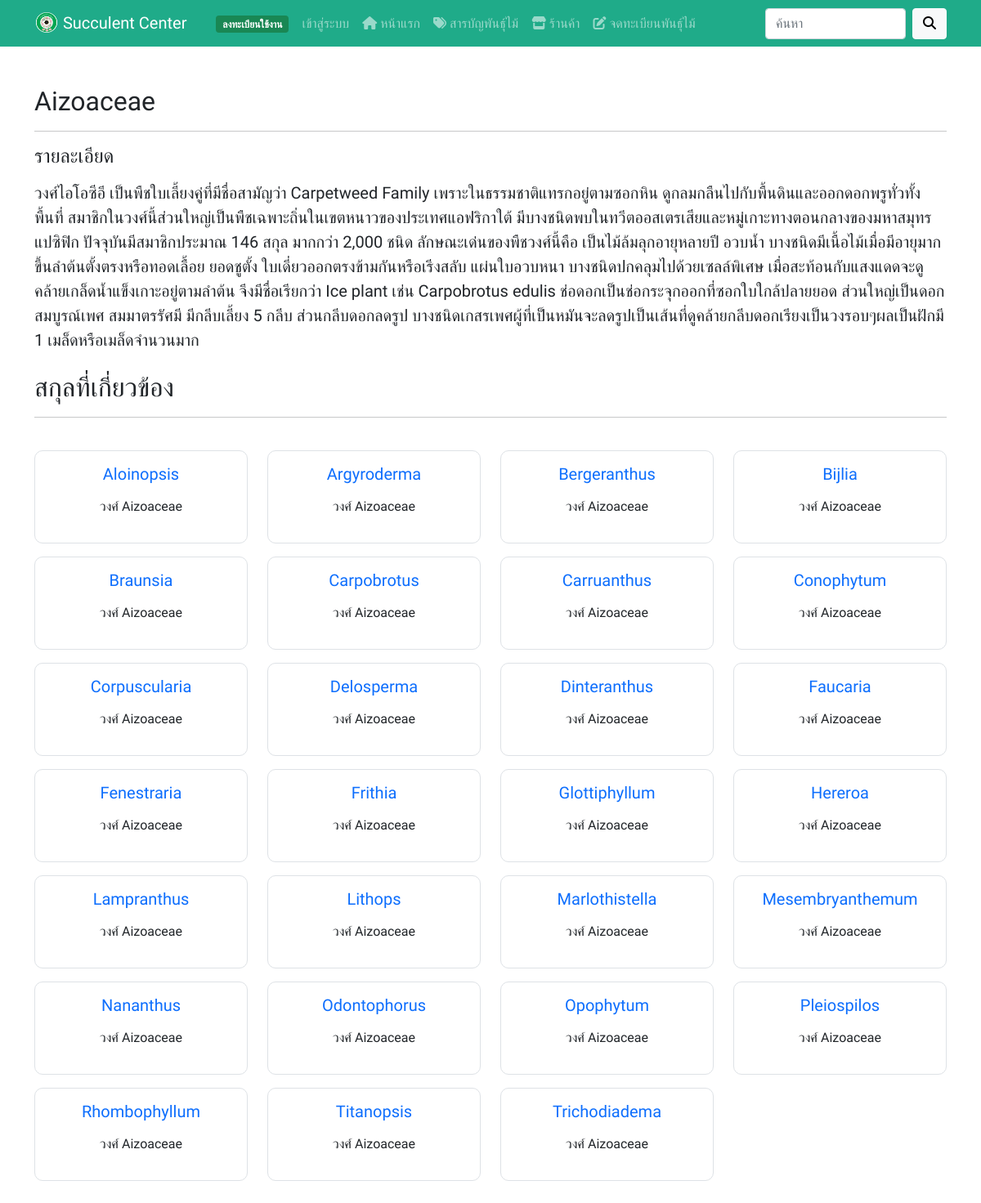
The app's page /plantsfamilyview.php?id=7 with its own data.
### tables this page shows
CREATE TABLE `plantsfamily` (
  `plantsfamily_id` int NOT NULL COMMENT 'หมายเลขกำกับวงศ์',
  `plantsfamily_name` varchar(255) NOT NULL COMMENT 'ชื่อวงศ์',
  `plantsfamily_detail` text NOT NULL COMMENT 'รายละเอียด',
  `plantsfamily_timestamp` timestamp NOT NULL DEFAULT CURRENT_TIMESTAMP COMMENT 'ประทับเวลาวงศ์'
);

CREATE TABLE `plantsgroup` (
  `plantsgroup_id` int NOT NULL COMMENT 'หมายเลขกำกับสกุล',
  `plantsgroup_name` varchar(255) NOT NULL COMMENT 'ชื่อสกุล',
  `plantsgroup_detail` text NOT NULL COMMENT 'รายละเอียด',
  `plantsgroup_type` text NOT NULL COMMENT 'ลักษณะทั่วไป',
  `plantsfamily_name` varchar(255) NOT NULL COMMENT 'ชื่อวงศ์',
  `plantsgroup_timestamp` timestamp NOT NULL DEFAULT CURRENT_TIMESTAMP COMMENT 'ประทับเวลาสกุล'
);

### plantsfamilyview.php (the view, shortened to what this page needs)
<?php include_once("./config/db.php"); ?>
<?php include_once("./components/head.php"); ?>
<?php include_once("./components/nav-bar.php"); ?>
<div class="container my-5">
    <?php
    $id = $_GET['id'];
    $stmt = $conn->query("SELECT * FROM plantsfamily WHERE plantsfamily_id = $id");
    $stmt->execute();
    $plantsfamily = $stmt->fetch();
    ?>
    <h2><?= $plantsfamily['plantsfamily_name'] ?></h2>
    <hr>
    <h4 class="mb-3">รายละเอียด</h4>
    <div class="fs-5">
        <?= $plantsfamily['plantsfamily_detail'] ?>
    </div>
    <br>
    <h2>สกุลที่เกี่ยวข้อง</h2>
    <hr>
    <br>
    <?php
    $plantsfamilyName = $plantsfamily['plantsfamily_name'];
    $stmt = $conn->query("SELECT * FROM plantsgroup WHERE plantsfamily_name = '$plantsfamilyName' ORDER BY plantsgroup_name ASC");
    $stmt->execute();
    $plantsgroups = $stmt->fetchAll();
    if (!$plantsgroups) {
        echo 'ไม่มีข้อมูล';
    } else {
    ?>
        <div class="row">
            <?php foreach ($plantsgroups as $plantsgroup) { ?>
                <div class="col-lg-3 col-md-4 col-sm-12 mb-3">
                    <div class="border m-auto pb-3 h-100" style="border-radius: 10px;">
                        <div class="h5 my-3 mx-3 text-center">
                            <a href="./plantsgroupview.php?id=<?= $plantsgroup['plantsgroup_id'] ?>" style="text-decoration: none;"><?= $plantsgroup['plantsgroup_name'] ?></a>
                        </div>
                        <div class="mb-3 mx-3 text-center">วงศ์ <?= $plantsgroup['plantsfamily_name'] ?></div>
                    </div>
                </div>
            <?php } ?>
        </div>
    <?php
    }
    ?>
    <?php include_once("./components/footer.php"); ?>

### components/head.php (style rules this page uses)
body { font-family: 'Kanit', sans-serif; }

### records on screen
plantsfamily: plantsfamily_name "Aizoaceae", plantsfamily_detail "วงศ์ไอโอซีอี เป็นพืชใบเลี้ยงคู่ที่มีชื่อสามัญว่า Carpetweed Family เพราะในธรรมชาติแทรกอยู่ตามซอกหิน ดูกลมกลืนไปกับพื้นดินและออกดอกพรูทั่วทั้งพื้นที่ สมาชิกในวงศ์นี้ส่วนใหญ่เป็นพืชเฉพาะถิ่นในเขตหนาวของประเทศแอฟริกาใต้ มีบางชนิดพบในทวีตออสเตรเสียและหมู่เกาะทางตอนกลางของมหาสมุทรแปซิฟิก ปัจจุบันมีสมาชิกประมาณ 146 สกุล มากกว่า 2,000 ชนิด ลักษณะเด่นของพืชวงศ์นี้คือ เป็นไม้ล้มลุกอายุหลายปี อวบน้ำ บางชนิดมีเนื้อไม้เมื่อมีอายุมากขึ้นลำต้นตั้งตรงหรือทอดเลื้อย ยอดชูตั้ง ใบเดี่ยวออกตรงข้ามกันหรือเรีงสลับ แผ่นใบอวบหนา บางชนิดปกคลุมไปด้วยเซลล์พิเศษ เมื่อสะท้อนกับแสงแดดจะดูคล้ายเกล็ดน้ำแข็งเกาะอยู่ตามลำต้น จึงมีชื่อเรียกว่า Ice plant เช่น Carpobrotus edulis ช่อดอกเป็นช่อกระจุกออกที่ซอกใบใกล้ปลายยอด…"
plantsgroup: plantsgroup_name "Aloinopsis", plantsfamily_name "Aizoaceae"
plantsgroup: plantsgroup_name "Argyroderma", plantsfamily_name "Aizoaceae"
plantsgroup: plantsgroup_name "Bergeranthus", plantsfamily_name "Aizoaceae"
plantsgroup: plantsgroup_name "Bijlia", plantsfamily_name "Aizoaceae"
plantsgroup: plantsgroup_name "Braunsia", plantsfamily_name "Aizoaceae"
plantsgroup: plantsgroup_name "Carpobrotus", plantsfamily_name "Aizoaceae"
plantsgroup: plantsgroup_name "Carruanthus", plantsfamily_name "Aizoaceae"
plantsgroup: plantsgroup_name "Conophytum", plantsfamily_name "Aizoaceae"
plantsgroup: plantsgroup_name "Corpuscularia", plantsfamily_name "Aizoaceae"
plantsgroup: plantsgroup_name "Delosperma", plantsfamily_name "Aizoaceae"
plantsgroup: plantsgroup_name "Dinteranthus", plantsfamily_name "Aizoaceae"
plantsgroup: plantsgroup_name "Faucaria", plantsfamily_name "Aizoaceae"
plantsgroup: plantsgroup_name "Fenestraria", plantsfamily_name "Aizoaceae"
plantsgroup: plantsgroup_name "Frithia", plantsfamily_name "Aizoaceae"
plantsgroup: plantsgroup_name "Glottiphyllum", plantsfamily_name "Aizoaceae"
plantsgroup: plantsgroup_name "Hereroa", plantsfamily_name "Aizoaceae"
plantsgroup: plantsgroup_name "Lampranthus", plantsfamily_name "Aizoaceae"
plantsgroup: plantsgroup_name "Lithops", plantsfamily_name "Aizoaceae"
plantsgroup: plantsgroup_name "Marlothistella", plantsfamily_name "Aizoaceae"
plantsgroup: plantsgroup_name "Mesembryanthemum", plantsfamily_name "Aizoaceae"
plantsgroup: plantsgroup_name "Nananthus", plantsfamily_name "Aizoaceae"
plantsgroup: plantsgroup_name "Odontophorus", plantsfamily_name "Aizoaceae"
plantsgroup: plantsgroup_name "Opophytum", plantsfamily_name "Aizoaceae"
plantsgroup: plantsgroup_name "Pleiospilos", plantsfamily_name "Aizoaceae"
plantsgroup: plantsgroup_name "Rhombophyllum", plantsfamily_name "Aizoaceae"
plantsgroup: plantsgroup_name "Titanopsis", plantsfamily_name "Aizoaceae"
plantsgroup: plantsgroup_name "Trichodiadema", plantsfamily_name "Aizoaceae"
